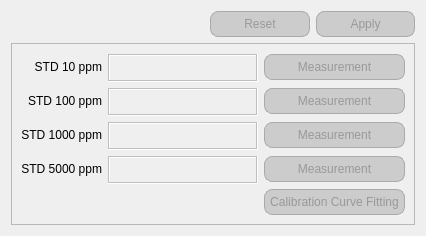
             <widget class="QWidget" name="calibration">
              <attribute name="title">
               <string>Calibration</string>
              </attribute>
              <layout class="QVBoxLayout" name="verticalLayout_3">
               <item>
                <layout class="QHBoxLayout" name="horizontalLayout_calibration" stretch="2,1,1">
                 <item>
                  <spacer name="horizontalSpacer">
                   <property name="orientation">
                    <enum>Qt::Orientation::Horizontal</enum>
                   </property>
                   <property name="sizeHint" stdset="0">
                    <size>
                     <width>40</width>
                     <height>20</height>
                    </size>
                   </property>
                  </spacer>
                 </item>
                 <item>
                  <widget class="QPushButton" name="reset_button_measurement">
                   <property name="enabled">
                    <bool>false</bool>
                   </property>
                   <property name="styleSheet">
                    <string notr="true">QPushButton {
    background-color: lightgray;
    border: 1px solid #888;
    border-radius: 8px;
    padding: 5px;
}

QPushButton:disabled {
    background-color: #cccccc;
    color: #999999;
    border: 1px solid #aaaaaa;
}
</string>
                   </property>
                   <property name="text">
                    <string>Reset</string>
                   </property>
                  </widget>
                 </item>
                 <item>
                  <widget class="QPushButton" name="apply_button_measurement">
                   <property name="enabled">
                    <bool>false</bool>
                   </property>
                   <property name="styleSheet">
                    <string notr="true">QPushButton {
    background-color: lightgray;
    border: 1px solid #888;
    border-radius: 8px;
    padding: 5px;
}

QPushButton:disabled {
    background-color: #cccccc;
    color: #999999;
    border: 1px solid #aaaaaa;
}
</string>
                   </property>
                   <property name="text">
                    <string>Apply</string>
                   </property>
                  </widget>
                 </item>
                </layout>
               </item>
               <item>
                <widget class="QFrame" name="calibration_frame">
                 <property name="enabled">
                  <bool>false</bool>
                 </property>
                 <property name="frameShape">
                  <enum>QFrame::Shape::StyledPanel</enum>
                 </property>
                 <property name="frameShadow">
                  <enum>QFrame::Shadow::Raised</enum>
                 </property>
                 <layout class="QGridLayout" name="gridLayout_2">
                  <item row="3" column="2">
                   <widget class="QPushButton" name="STD5000MeasurementButton">
                    <property name="enabled">
                     <bool>false</bool>
                    </property>
                    <property name="styleSheet">
                     <string notr="true">QPushButton {
    background-color: lightgray;
    border: 1px solid #888;
    border-radius: 8px;
    padding: 5px;
}

QPushButton:disabled {
    background-color: #cccccc;
    color: #999999;
    border: 1px solid #aaaaaa;
}
</string>
                    </property>
                    <property name="text">
                     <string>Measurement</string>
                    </property>
                   </widget>
                  </item>
                  <item row="1" column="0">
                   <widget class="QLabel" name="STD100Measurement">
                    <property name="enabled">
                     <bool>false</bool>
                    </property>
                    <property name="styleSheet">
                     <string notr="true">color: black;
</string>
                    </property>
                    <property name="text">
                     <string>STD 100 ppm</string>
                    </property>
                    <property name="alignment">
                     <set>Qt::AlignmentFlag::AlignRight|Qt::AlignmentFlag::AlignTrailing|Qt::AlignmentFlag::AlignVCenter</set>
                    </property>
                   </widget>
                  </item>
                  <item row="1" column="1">
                   <widget class="QTextEdit" name="STD100ppmEditField">
                    <property name="enabled">
                     <bool>false</bool>
                    </property>
                    <property name="minimumSize">
                     <size>
                      <width>150</width>
                      <height>28</height>
                     </size>
                    </property>
                    <property name="maximumSize">
                     <size>
                      <width>150</width>
                      <height>26</height>
                     </size>
                    </property>
                    <property name="autoFillBackground">
                     <bool>false</bool>
                    </property>
                    <property name="frameShape">
                     <enum>QFrame::Shape::Box</enum>
                    </property>
                    <property name="verticalScrollBarPolicy">
                     <enum>Qt::ScrollBarPolicy::ScrollBarAsNeeded</enum>
                    </property>
                   </widget>
                  </item>
                  <item row="0" column="2">
                   <widget class="QPushButton" name="STD10MeasurementButton">
                    <property name="enabled">
                     <bool>false</bool>
                    </property>
                    <property name="styleSheet">
                     <string notr="true">QPushButton {
    background-color: lightgray;
    border: 1px solid #888;
    border-radius: 8px;
    padding: 5px;
}

QPushButton:disabled {
    background-color: #cccccc;
    color: #999999;
    border: 1px solid #aaaaaa;
}
</string>
                    </property>
                    <property name="text">
                     <string>Measurement</string>
                    </property>
                   </widget>
                  </item>
                  <item row="1" column="2">
                   <widget class="QPushButton" name="STD100MeasurementButton">
                    <property name="enabled">
                     <bool>false</bool>
                    </property>
                    <property name="styleSheet">
                     <string notr="true">QPushButton {
    background-color: lightgray;
    border: 1px solid #888;
    border-radius: 8px;
    padding: 5px;
}

QPushButton:disabled {
    background-color: #cccccc;
    color: #999999;
    border: 1px solid #aaaaaa;
}
</string>
                    </property>
                    <property name="text">
                     <string>Measurement</string>
                    </property>
                   </widget>
                  </item>
                  <item row="2" column="0">
                   <widget class="QLabel" name="STD1000Measurement">
                    <property name="enabled">
                     <bool>false</bool>
                    </property>
                    <property name="styleSheet">
                     <string notr="true">color: black;
</string>
                    </property>
                    <property name="text">
                     <string>STD 1000 ppm</string>
                    </property>
                    <property name="alignment">
                     <set>Qt::AlignmentFlag::AlignRight|Qt::AlignmentFlag::AlignTrailing|Qt::AlignmentFlag::AlignVCenter</set>
                    </property>
                   </widget>
                  </item>
                  <item row="3" column="0">
                   <widget class="QLabel" name="STD5000Measurement">
                    <property name="enabled">
                     <bool>false</bool>
                    </property>
                    <property name="styleSheet">
                     <string notr="true">color: black;
</string>
                    </property>
                    <property name="text">
                     <string>STD 5000 ppm</string>
                    </property>
                    <property name="alignment">
                     <set>Qt::AlignmentFlag::AlignRight|Qt::AlignmentFlag::AlignTrailing|Qt::AlignmentFlag::AlignVCenter</set>
                    </property>
                   </widget>
                  </item>
                  <item row="2" column="1">
                   <widget class="QTextEdit" name="STD1000ppmEditField">
                    <property name="enabled">
                     <bool>false</bool>
                    </property>
                    <property name="minimumSize">
                     <size>
                      <width>150</width>
                      <height>28</height>
                     </size>
                    </property>
                    <property name="maximumSize">
                     <size>
                      <width>150</width>
                      <height>26</height>
                     </size>
                    </property>
                    <property name="autoFillBackground">
                     <bool>false</bool>
                    </property>
                    <property name="frameShape">
                     <enum>QFrame::Shape::Box</enum>
                    </property>
                    <property name="verticalScrollBarPolicy">
                     <enum>Qt::ScrollBarPolicy::ScrollBarAsNeeded</enum>
                    </property>
                   </widget>
                  </item>
                  <item row="3" column="1">
                   <widget class="QTextEdit" name="STD5000ppmEditField">
                    <property name="enabled">
                     <bool>false</bool>
                    </property>
                    <property name="minimumSize">
                     <size>
                      <width>150</width>
                      <height>28</height>
                     </size>
                    </property>
                    <property name="maximumSize">
                     <size>
                      <width>150</width>
                      <height>26</height>
                     </size>
                    </property>
                    <property name="autoFillBackground">
                     <bool>false</bool>
                    </property>
                    <property name="frameShape">
                     <enum>QFrame::Shape::Box</enum>
                    </property>
                    <property name="verticalScrollBarPolicy">
                     <enum>Qt::ScrollBarPolicy::ScrollBarAsNeeded</enum>
                    </property>
                   </widget>
                  </item>
                  <item row="0" column="0">
                   <widget class="QLabel" name="STD10Measurement">
                    <property name="enabled">
                     <bool>false</bool>
                    </property>
                    <property name="styleSheet">
                     <string notr="true">color: black;
</string>
                    </property>
                    <property name="text">
                     <string>STD 10 ppm</string>
                    </property>
                    <property name="alignment">
                     <set>Qt::AlignmentFlag::AlignRight|Qt::AlignmentFlag::AlignTrailing|Qt::AlignmentFlag::AlignVCenter</set>
                    </property>
                   </widget>
                  </item>
                  <item row="2" column="2">
                   <widget class="QPushButton" name="STD1000MeasurementButton">
                    <property name="enabled">
                     <bool>false</bool>
                    </property>
                    <property name="styleSheet">
                     <string notr="true">QPushButton {
    background-color: lightgray;
    border: 1px solid #888;
    border-radius: 8px;
    padding: 5px;
}

QPushButton:disabled {
    background-color: #cccccc;
    color: #999999;
    border: 1px solid #aaaaaa;
}
</string>
                    </property>
                    <property name="text">
                     <string>Measurement</string>
                    </property>
                   </widget>
                  </item>
                  <item row="4" column="2">
                   <widget class="QPushButton" name="CalibrationCurveFittingButton">
                    <property name="enabled">
                     <bool>false</bool>
                    </property>
                    <property name="styleSheet">
                     <string notr="true">QPushButton {
    background-color: lightgray;
    border: 1px solid #888;
    border-radius: 8px;
    padding: 5px;
}

QPushButton:disabled {
    background-color: #cccccc;
    color: #999999;
    border: 1px solid #aaaaaa;
}
</string>
                    </property>
                    <property name="text">
                     <string>Calibration Curve Fitting</string>
                    </property>
                   </widget>
                  </item>
                  <item row="0" column="1">
                   <widget class="QTextEdit" name="STD10ppmEditField">
                    <property name="enabled">
                     <bool>false</bool>
                    </property>
                    <property name="minimumSize">
                     <size>
                      <width>150</width>
                      <height>28</height>
                     </size>
                    </property>
                    <property name="maximumSize">
                     <size>
                      <width>150</width>
                      <height>26</height>
                     </size>
                    </property>
                    <property name="autoFillBackground">
                     <bool>false</bool>
                    </property>
                    <property name="frameShape">
                     <enum>QFrame::Shape::Box</enum>
                    </property>
                    <property name="verticalScrollBarPolicy">
                     <enum>Qt::ScrollBarPolicy::ScrollBarAsNeeded</enum>
                    </property>
                   </widget>
                  </item>
                 </layout>
                </widget>
               </item>
              </layout>
             </widget>
